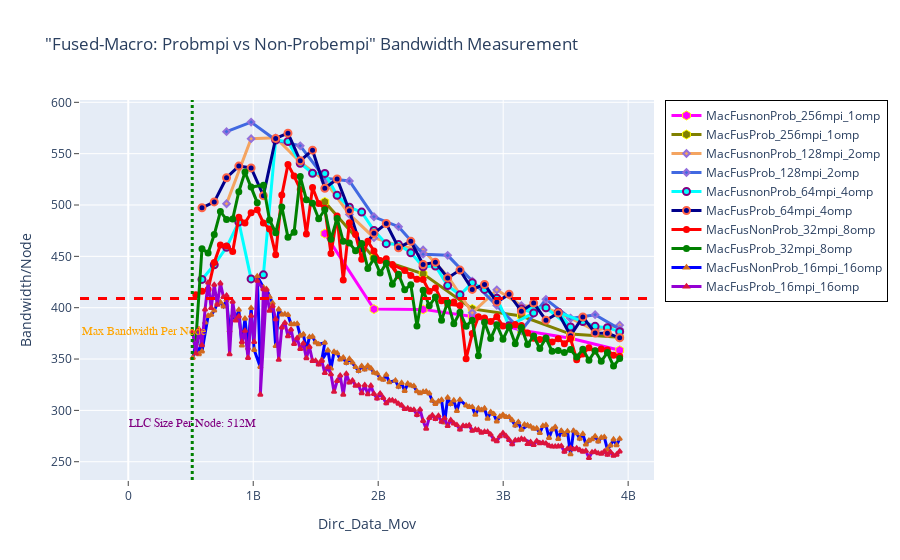

The notebook cell this image was saved under:
### Markdown cell above
## BANDWIDTH - Fused Macro: Probempi vs NonProbempi

### Code cell
fig = go.Figure() 

fig.add_trace(go.Scatter(x=(dfn2MacFusnonProb_256mpi_1omp.Dirc_Data_Mov*(dfn2MacFusnonProb_256mpi_1omp.MPI_size/2)), 
                         y=(dfn2MacFusnonProb_256mpi_1omp.BAND*(dfn2MacFusnonProb_256mpi_1omp.MPI_size/2)), 
                         mode='lines+markers', 
                         name='MacFusnonProb_256mpi_1omp',
                         line=dict(color='magenta',width=3),
                         marker=dict(symbol='hexagon',size=9, line=dict(color='yellow',width=1))))


fig.add_trace(go.Scatter(x=(dfn2MacFusProb_256mpi_1omp.Dirc_Data_Mov*(dfn2MacFusProb_256mpi_1omp.MPI_size/2)), 
                         y=(dfn2MacFusProb_256mpi_1omp.BAND*(dfn2MacFusProb_256mpi_1omp.MPI_size/2)), 
                         mode='lines+markers', 
                         name='MacFusProb_256mpi_1omp',
                         line=dict(color='olive',width=3),
                         marker=dict(symbol='hexagon',size=9, line=dict(color='yellow',width=1))))

# case 2
fig.add_trace(go.Scatter(x=(dfn2MacFusnonProb_128mpi_2omp.Dirc_Data_Mov*(dfn2MacFusnonProb_128mpi_2omp.MPI_size/2)), 
                         y=(dfn2MacFusnonProb_128mpi_2omp.BAND*(dfn2MacFusnonProb_128mpi_2omp.MPI_size/2)), 
                         mode='lines+markers', 
                         name='MacFusnonProb_128mpi_2omp',
                         line=dict(color='sandybrown',width=3),
                         marker=dict(symbol='diamond',size=5,line=dict(color='MediumPurple',width=2))))

fig.add_trace(go.Scatter(x=(dfn2MacFusProb_128mpi_2omp.Dirc_Data_Mov*(dfn2MacFusProb_128mpi_2omp.MPI_size/2)), 
                         y=(dfn2MacFusProb_128mpi_2omp.BAND*(dfn2MacFusProb_128mpi_2omp.MPI_size/2)), 
                         mode='lines+markers', 
                         name='MacFusProb_128mpi_2omp',
                         line=dict(color='royalblue',width=3),
                         marker=dict(symbol='diamond',size=5,line=dict(color='MediumPurple',width=2))))

# case 3
fig.add_trace(go.Scatter(x=(dfn2MacFusnonProb_64mpi_4omp.Dirc_Data_Mov*(dfn2MacFusnonProb_64mpi_4omp.MPI_size/2)), 
                         y=(dfn2MacFusnonProb_64mpi_4omp.BAND*(dfn2MacFusnonProb_64mpi_4omp.MPI_size/2)), 
                         mode='lines+markers', 
                         name='MacFusnonProb_64mpi_4omp',
                         line=dict(color='cyan',width=3),
                         marker=dict(symbol='circle',size=7,line=dict(color='Purple',width=2))))

fig.add_trace(go.Scatter(x=(dfn2MacFusProb_64mpi_4omp.Dirc_Data_Mov*(dfn2MacFusProb_64mpi_4omp.MPI_size/2)), 
                         y=(dfn2MacFusProb_64mpi_4omp.BAND*(dfn2MacFusProb_64mpi_4omp.MPI_size/2)), 
                         mode='lines+markers', 
                         name='MacFusProb_64mpi_4omp',
                         line=dict(color='darkblue',width=3),
                         marker=dict(symbol='circle',size=7, line=dict(color='tomato',width=2))))

# case 4
fig.add_trace(go.Scatter(x=(dfn2MacFusNonProb_32mpi_8omp.Dirc_Data_Mov*(dfn2MacFusNonProb_32mpi_8omp.MPI_size/2)), 
                         y=(dfn2MacFusNonProb_32mpi_8omp.BAND*(dfn2MacFusNonProb_32mpi_8omp.MPI_size/2)), 
                         mode='lines+markers', 
                         name='MacFusNonProb_32mpi_8omp',
                         line=dict(color='red',width=3),
                         marker=dict(symbol='circle',size=5,line=dict(color='red',width=2))))

fig.add_trace(go.Scatter(x=(dfn2MacFusProb_32mpi_8omp.Dirc_Data_Mov*(dfn2MacFusProb_32mpi_8omp.MPI_size/2)), 
                         y=(dfn2MacFusProb_32mpi_8omp.BAND*(dfn2MacFusProb_32mpi_8omp.MPI_size/2)), 
                         mode='lines+markers', 
                         name='MacFusProb_32mpi_8omp',
                         line=dict(color='green',width=3),
                         marker=dict(symbol='circle',size=5,line=dict(color='green',width=2))))

# case 5

fig.add_trace(go.Scatter(x=(dfn2MacFusNonProb_16mpi_16omp.Dirc_Data_Mov*(dfn2MacFusNonProb_16mpi_16omp.MPI_size/2)), 
                         y=(dfn2MacFusNonProb_16mpi_16omp.BAND*(dfn2MacFusNonProb_16mpi_16omp.MPI_size/2)), 
                         mode='lines+markers', 
                         name='MacFusNonProb_16mpi_16omp',
                         line=dict(color='blue',width=3),
                         marker=dict(symbol='triangle-up',size=4,line=dict(color='chocolate',width=2))))

fig.add_trace(go.Scatter(x=(dfn2MacFusProb_16mpi_16omp.Dirc_Data_Mov*(dfn2MacFusProb_16mpi_16omp.MPI_size/2)), 
                         y=(dfn2MacFusProb_16mpi_16omp.BAND*(dfn2MacFusProb_16mpi_16omp.MPI_size/2)), 
                         mode='lines+markers', 
                         name='MacFusProb_16mpi_16omp',
                         line=dict(color='darkviolet',width=3),
                         marker=dict(symbol='triangle-up',size=4,line=dict(color='crimson',width=2))))



# Adding vertical and horizontal lines 
fig.add_vline(x=512e6, line_width=3, line_dash="dot", line_color="green")
fig.add_hline(y=409, line_width=3, line_dash="dash", line_color="red")

# Add annotation with arrow
fig.add_annotation(
    x='512e6'
    , y=280
    , text=f'LLC Size Per Node: 512M'
    , yanchor='bottom'
    , showarrow=False
    , arrowhead=1
    , arrowsize=1
    , arrowwidth=2
    , arrowcolor="#636363"
    , ax=-20
    , ay=-30
    , font=dict(size=12, color="purple", family="Sans Serif")
    , align="left"
    ,)

fig.add_annotation(
    x='130e6'
    , y=370
    , text=f'Max Bandwidth Per Node'
    , yanchor='bottom'
    , showarrow=False
    , arrowhead=1
    , arrowsize=1
    , arrowwidth=2
    , arrowcolor="#636363"
    , ax=-20
    , ay=-30
    , font=dict(size=12, color="orange", family="Sans Serif")
    , align="left"
    ,)


fig.update_layout(title='"Fused-Macro: Probmpi vs Non-Probempi" Bandwidth Measurement',
                  xaxis_title='Dirc_Data_Mov', yaxis_title='Bandwidth/Node', 
                  xaxis=dict(ticks="outside"),  
                  yaxis=dict(ticks="outside"),
                  legend=go.layout.Legend(bordercolor="black",borderwidth=1))

### Figure 1 — Plotly figure (JSON) as saved in the notebook; plotly's stock layout.template omitted (floating-point values rounded to 4 significant figures; data arrays with more than 128 entries replaced by an {"elided": "..."} marker saying what was removed)
{"data": [{"line": {"color": "magenta", "width": 3}, "marker": {"line": {"color": "yellow", "width": 1}, "size": 9, "symbol": "hexagon"}, "mode": "lines+markers", "name": "MacFusnonProb_256mpi_1omp", "type": "scatter", "x": [1572864000, 1966080000, 2359296000, 2752512000, 3145728000, 3538944000, 3932160000], "y": [472.2, 398.6, 398.4, 391.4, 377.9, 370.2, 358.6]}, {"line": {"color": "olive", "width": 3}, "marker": {"line": {"color": "yellow", "width": 1}, "size": 9, "symbol": "hexagon"}, "mode": "lines+markers", "name": "MacFusProb_256mpi_1omp", "type": "scatter", "x": [1572864000, 1966080000, 2359296000, 2752512000, 3145728000, 3538944000, 3932160000], "y": [503.0, 448.7, 433.0, 398.8, 391.9, 374.3, 371.1]}, {"line": {"color": "sandybrown", "width": 3}, "marker": {"line": {"color": "MediumPurple", "width": 2}, "size": 5, "symbol": "diamond"}, "mode": "lines+markers", "name": "MacFusnonProb_128mpi_2omp", "type": "scatter", "x": [786432000, 983040000, 1179648000, 1376256000, 1572864000, 1769472000, 1966080000, 2162688000, 2359296000, 2555904000, 2752512000, 2949120000, 3145728000, 3342336000, 3538944000, 3735552000, 3932160000], "y": [501.2, 564.6, 565.5, 541.7, 523.7, 490.8, 468.2, 460.5, 456.2, 430.7, 395.0, 417.4, 402.1, 399.8, 389.8, 377.8, 383.0]}, {"line": {"color": "royalblue", "width": 3}, "marker": {"line": {"color": "MediumPurple", "width": 2}, "size": 5, "symbol": "diamond"}, "mode": "lines+markers", "name": "MacFusProb_128mpi_2omp", "type": "scatter", "x": [786432000, 983040000, 1179648000, 1376256000, 1572864000, 1769472000, 1966080000, 2162688000, 2359296000, 2555904000, 2752512000, 2949120000, 3145728000, 3342336000, 3538944000, 3735552000, 3932160000], "y": [571.4, 580.7, 563.2, 557.7, 526.2, 523.4, 488.5, 478.9, 452.1, 451.0, 426.0, 402.2, 377.8, 408.2, 389.5, 393.2, 379.1]}, {"line": {"color": "cyan", "width": 3}, "marker": {"line": {"color": "Purple", "width": 2}, "size": 7, "symbol": "circle"}, "mode": "lines+markers", "name": "MacFusnonProb_64mpi_4omp", "type": "scatter", "x": [589824000, 688128000, 786432000, 884736000, 983040000, 1081344000, 1179648000, 1277952000, 1376256000, 1474560000, 1572864000, 1671168000, 1769472000, 1867776000, 1966080000, 2064384000, 2162688000, 2260992000, 2359296000, 2457600000, 2555904000, 2654208000, 2752512000, 2850816000, 2949120000, 3047424000, 3244032000, 3145728000, 3342336000, 3538944000, 3440640000, 3637248000, 3735552000, 3833856000, 3932160000], "y": [427.5, 441.8, 458.8, 483.5, 428.0, 432.0, 563.2, 561.8, 540.6, 530.9, 530.7, 509.5, 497.9, 493.1, 475.3, 462.4, 461.5, 453.5, 439.8, 440.6, 421.5, 412.6, 424.2, 417.8, 409.2, 382.4, 394.9, 398.6, 399.9, 381.2, 395.7, 386.6, 381.8, 380.6, 376.7]}, {"line": {"color": "darkblue", "width": 3}, "marker": {"line": {"color": "tomato", "width": 2}, "size": 7, "symbol": "circle"}, "mode": "lines+markers", "name": "MacFusProb_64mpi_4omp", "type": "scatter", "x": [589824000, 688128000, 786432000, 884736000, 983040000, 1081344000, 1179648000, 1277952000, 1376256000, 1474560000, 1572864000, 1671168000, 1769472000, 1867776000, 1966080000, 2064384000, 2162688000, 2260992000, 2359296000, 2457600000, 2555904000, 2654208000, 2752512000, 2850816000, 2949120000, 3047424000, 3145728000, 3244032000, 3342336000, 3440640000, 3538944000, 3637248000, 3735552000, 3833856000, 3932160000], "y": [497.3, 503.0, 526.6, 537.9, 536.1, 509.1, 564.8, 569.9, 543.1, 553.4, 516.3, 525.3, 494.4, 456.7, 472.4, 482.0, 458.4, 464.6, 442.1, 444.1, 429.0, 436.6, 417.8, 422.7, 405.5, 413.2, 396.5, 404.5, 387.8, 394.8, 372.8, 391.0, 375.4, 375.2, 370.7]}, {"line": {"color": "red", "width": 3}, "marker": {"line": {"color": "red", "width": 2}, "size": 5, "symbol": "circle"}, "mode": "lines+markers", "name": "MacFusNonProb_32mpi_8omp", "type": "scatter", "x": [540672000, 589824000, 638976000, 688128000, 737280000, 786432000, 835584000, 884736000, 933888000, 983040000, 1032192000, 1081344000, 1130496000, 1179648000, 1228800000, 1277952000, 1327104000, 1376256000, 1425408000, 1474560000, 1523712000, 1572864000, 1622016000, 1671168000, 1720320000, 1769472000, 1818624000, 1867776000, 1916928000, 1966080000, 2015232000, 2064384000, 2162688000, 2113536000, 2211840000, 2260992000, 2310144000, 2359296000, 2408448000, 2457600000, 2506752000, 2605056000, 2555904000, 2654208000, 2703360000, 2752512000, 2801664000, 2850816000, 2899968000, 2949120000, 2998272000, 3047424000, 3145728000, 3096576000, 3194880000, 3244032000, 3293184000, 3342336000, 3391488000, 3440640000, 3489792000, 3538944000, 3588096000, 3637248000, 3686400000, 3735552000, 3784704000, 3833856000, 3883008000, 3932160000], "y": [412.5, 416.1, 417.8, 444.1, 461.0, 460.2, 454.8, 488.2, 482.5, 492.4, 495.5, 482.5, 476.7, 451.6, 509.6, 539.5, 528.2, 515.2, 471.7, 517.1, 501.4, 496.9, 452.7, 489.2, 426.9, 482.8, 471.4, 447.2, 464.7, 455.1, 445.9, 447.7, 431.0, 442.1, 436.3, 431.4, 427.7, 427.5, 415.9, 419.2, 406.8, 405.6, 403.3, 402.2, 350.3, 374.8, 391.1, 390.0, 386.6, 391.2, 382.1, 381.8, 382.6, 383.7, 375.4, 370.4, 369.0, 370.3, 366.5, 369.8, 365.0, 370.0, 349.3, 354.8, 361.0, 357.9, 359.9, 358.7, 353.8, 352.7]}, {"line": {"color": "green", "width": 3}, "marker": {"line": {"color": "green", "width": 2}, "size": 5, "symbol": "circle"}, "mode": "lines+markers", "name": "MacFusProb_32mpi_8omp", "type": "scatter", "x": [540672000, 589824000, 638976000, 688128000, 737280000, 786432000, 835584000, 884736000, 933888000, 1032192000, 983040000, 1081344000, 1130496000, 1179648000, 1228800000, 1277952000, 1327104000, 1376256000, 1425408000, 1474560000, 1523712000, 1572864000, 1622016000, 1671168000, 1720320000, 1769472000, 1818624000, 1867776000, 1916928000, 1966080000, 2015232000, 2064384000, 2113536000, 2162688000, 2211840000, 2260992000, 2310144000, 2359296000, 2408448000, 2457600000, 2506752000, 2555904000, 2605056000, 2654208000, 2703360000, 2752512000, 2801664000, 2850816000, 2899968000, 2949120000, 2998272000, 3047424000, 3096576000, 3145728000, 3194880000, 3244032000, 3293184000, 3342336000, 3391488000, 3440640000, 3489792000, 3538944000, 3588096000, 3637248000, 3686400000, 3735552000, 3784704000, 3833856000, 3883008000, 3932160000], "y": [367.5, 457.4, 453.2, 471.2, 493.6, 486.0, 486.4, 512.9, 532.1, 502.3, 517.5, 519.3, 485.4, 473.0, 498.2, 468.5, 473.4, 527.7, 505.1, 501.7, 486.6, 495.4, 466.7, 486.9, 464.7, 462.9, 455.5, 462.4, 438.2, 447.8, 433.8, 443.2, 422.9, 432.5, 417.4, 422.4, 382.3, 416.9, 401.9, 410.3, 387.7, 405.7, 384.3, 395.5, 382.0, 387.9, 353.2, 385.9, 369.9, 383.4, 369.3, 381.5, 364.9, 380.6, 364.2, 372.3, 360.2, 370.4, 357.5, 358.3, 356.4, 359.3, 351.9, 359.5, 348.8, 358.1, 347.8, 356.2, 343.1, 350.4]}, {"line": {"color": "blue", "width": 3}, "marker": {"line": {"color": "chocolate", "width": 2}, "size": 4, "symbol": "triangle-up"}, "mode": "lines+markers", "name": "MacFusNonProb_16mpi_16omp", "type": "scatter", "x": {"elided": "138 int values"}, "y": {"elided": "138 float values"}}, {"line": {"color": "darkviolet", "width": 3}, "marker": {"line": {"color": "crimson", "width": 2}, "size": 4, "symbol": "triangle-up"}, "mode": "lines+markers", "name": "MacFusProb_16mpi_16omp", "type": "scatter", "x": {"elided": "140 int values"}, "y": {"elided": "140 float values"}}], "layout": {"annotations": [{"align": "left", "arrowcolor": "#636363", "arrowhead": 1, "arrowsize": 1, "arrowwidth": 2, "ax": -20, "ay": -30, "font": {"color": "purple", "family": "Sans Serif", "size": 12}, "showarrow": false, "text": "LLC Size Per Node: 512M", "x": "512e6", "y": 280, "yanchor": "bottom"}, {"align": "left", "arrowcolor": "#636363", "arrowhead": 1, "arrowsize": 1, "arrowwidth": 2, "ax": -20, "ay": -30, "font": {"color": "orange", "family": "Sans Serif", "size": 12}, "showarrow": false, "text": "Max Bandwidth Per Node", "x": "130e6", "y": 370, "yanchor": "bottom"}], "legend": {"bordercolor": "black", "borderwidth": 1}, "shapes": [{"line": {"color": "green", "dash": "dot", "width": 3}, "type": "line", "x0": 512000000, "x1": 512000000, "xref": "x", "y0": 0, "y1": 1, "yref": "y domain"}, {"line": {"color": "red", "dash": "dash", "width": 3}, "type": "line", "x0": 0, "x1": 1, "xref": "x domain", "y0": 409, "y1": 409, "yref": "y"}], "title": {"text": "\"Fused-Macro: Probmpi vs Non-Probempi\" Bandwidth Measurement"}, "xaxis": {"ticks": "outside", "title": {"text": "Dirc_Data_Mov"}}, "yaxis": {"ticks": "outside", "title": {"text": "Bandwidth/Node"}}}}
